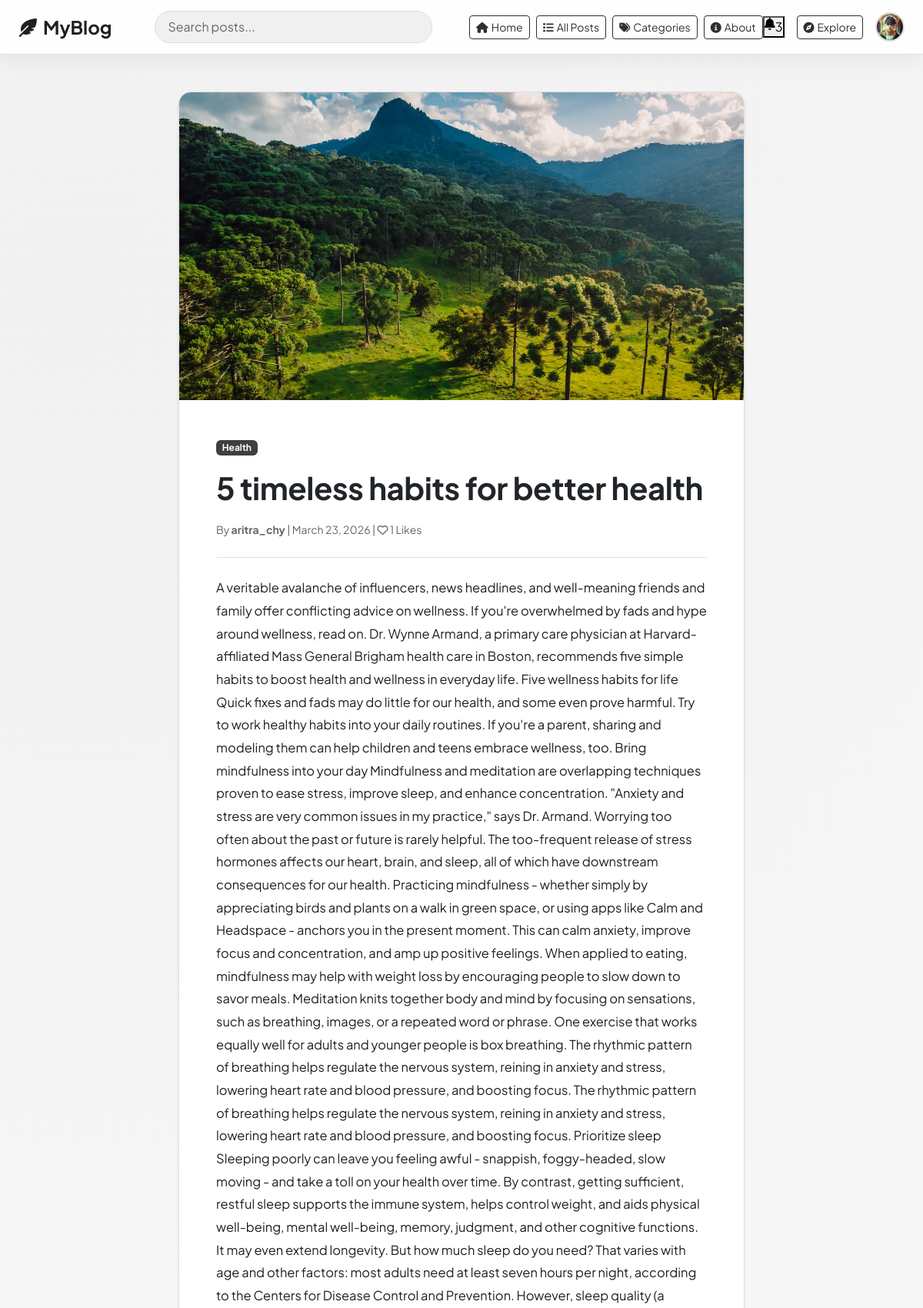
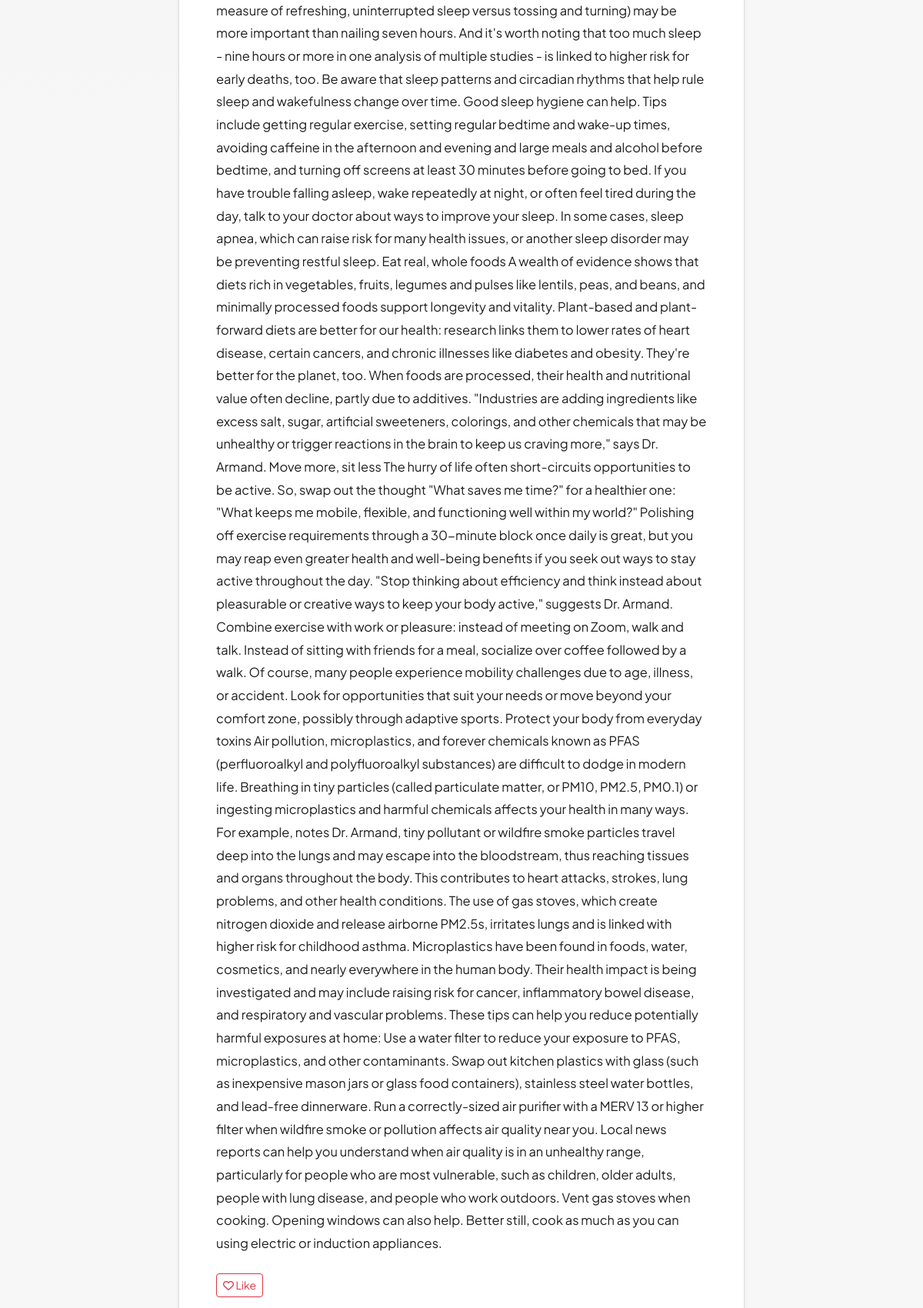
Page /post/1/ (signed in, upper part) on the committed database (2 pictures, top to bottom).
### blog/models.py (models this page shows, shortened)
class Profile(models.Model):
    user = models.OneToOneField(User, on_delete=models.CASCADE)
    bio = models.TextField(blank=True)
    profile_pic = models.ImageField(upload_to='profiles/')

class Post(models.Model):
    title = models.CharField(max_length=200)
    content = models.TextField()
    author = models.ForeignKey(User, on_delete=models.CASCADE)
    category = models.ForeignKey(Category, on_delete=models.SET_NULL, null=True, blank=True)
    image = models.ImageField(upload_to='posts/', null=True, blank=True)
    created_at = models.DateTimeField(auto_now_add=True)
    class Meta:
        ordering = ['-created_at']

class Category(models.Model):
    name = models.CharField(max_length=100, unique=True)
    slug = models.SlugField(unique=True)
    description = models.TextField(blank=True)
    class Meta:
        verbose_name_plural = "Categories"

### blog/views.py (the view)
# urls.py: path('post/<int:id>/', views.post_detail, name='post_detail'),
@never_cache
def post_detail(request, id):
    post = get_object_or_404(Post, id=id)
    comments = Comment.objects.filter(post=post)
    liked = False
    if request.user.is_authenticated:
        liked = Like.objects.filter(post=post, user=request.user).exists()
    if request.method == 'POST':
        if request.user.is_authenticated:
            content = request.POST.get('content')
            Comment.objects.create(post=post, author=request.user, content=content)
            return redirect('post_detail', id=id)
    return render(request, 'post_details.html', {
        'post': post,
        'comments': comments,
        'liked': liked
    })

### blog/context_processors.py (called while the page is built)
def navbar_profile(request):
    if not request.user.is_authenticated:
        return {"navbar_profile": None}
    profile = Profile.objects.filter(user=request.user).first()
    return {"navbar_profile": profile}

### blog/templates/post_details.html (shortened to what this page needs)
{% extends 'base.html' %}
{% block content %}
<div class="container py-5">
    <div class="row">
        <div class="col-md-8 mx-auto">
            <article class="card border-0 shadow-sm rounded-lg mb-4 overflow-hidden">
                {% if post.image %}
                <img src="{{ post.image.url }}" alt="{{ post.title }}" style="width: 100%; height: 400px; object-fit: cover;">
                {% else %}
                <div style="background: linear-gradient(135deg, #3f3f3f 0%, #8c8c8c 100%); height: 300px;"></div>
                {% endif %}
                <div class="card-body p-5">
                    <div class="mb-3">
                        {% if post.category %}
                        <span class="badge bg-info" style="background-color: #3f3f3f !important;">{{ post.category.name }}</span>
                        {% endif %}
                    </div>
                    <h1 class="card-title post-title fw-bold mb-3">{{ post.title }}</h1>
                    <div class="text-muted mb-4 pb-4 border-bottom">
                        <small>
                            By <strong>{{ post.author.username }}</strong> |
                            {{ post.created_at|date:"F d, Y" }} |
                            <i class="far fa-heart"></i> {{ post.like_set.count }} Likes
                        </small>
                    </div>
                    <div class="post-content mb-4">
                        <p>{{ post.content }}</p>
                    </div>
                    {% if user.is_authenticated %}
                    <div class="mb-4">
                        <a href="/like/{{ post.id }}/" class="btn btn-outline-danger btn-sm">
                            {% if liked %}
                            <i class="fas fa-heart"></i> Unlike
                            {% else %}
                            <i class="far fa-heart"></i> Like
                            {% endif %}
                        </a>
                    </div>
                    {% endif %}
                </div>
            </article>
        </div>
    </div>
</div>
{% endblock %}

### blog/templates/base.html (shortened to what this page needs)
<!DOCTYPE html>
<html>
<head>
    <link href="https://cdn.jsdelivr.net/npm/bootstrap@5.3.0/dist/css/bootstrap.min.css" rel="stylesheet">
    <link rel="stylesheet" href="https://cdnjs.cloudflare.com/ajax/libs/font-awesome/6.4.0/css/all.min.css">
</head>
<body>
<nav class="navbar">
    <div class="container-fluid px-4">
        <div class="d-flex align-items-center w-100">
            <a class="navbar-brand" href="/">
                <i class="fas fa-feather-alt me-2"></i>MyBlog
            </a>
            <div class="navbar-search d-none d-lg-block">
                <input class="form-control" type="search" placeholder="Search posts..." aria-label="Search">
            </div>
            <div class="d-none d-lg-flex gap-2 ms-4">
                <a href="/" class="btn btn-sm btn-outline-primary">
                    <i class="fas fa-home me-1"></i>Home
                </a>
                <a href="{% url 'all_posts' %}" class="btn btn-sm btn-outline-primary">
                    <i class="fas fa-list me-1"></i>All Posts
                </a>
                <a href="{% url 'categories' %}" class="btn btn-sm btn-outline-primary">
                    <i class="fas fa-tags me-1"></i>Categories
                </a>
                <a href="{% url 'about' %}" class="btn btn-sm btn-outline-primary">
                    <i class="fas fa-info-circle me-1"></i>About
                </a>
            </div>
            <div class="ms-auto d-flex align-items-center gap-3">
                <button class="icon-btn d-none d-md-flex" type="button" title="Notifications">
                    <i class="fas fa-bell"></i>
                    <span class="notification-badge">3</span>
                </button>
                <a href="/" class="btn btn-sm btn-outline-primary d-none d-md-inline-block">
                    <i class="fas fa-compass me-1"></i>Explore
                </a>
                {% if user.is_authenticated %}
                    <div class="dropdown">
                        <button class="btn dropdown-toggle navbar-avatar-btn" type="button" data-bs-toggle="dropdown" aria-expanded="false" aria-label="Open profile menu">
                            {% if navbar_profile and navbar_profile.profile_pic %}
                                <img src="{{ navbar_profile.profile_pic.url }}" alt="{{ user.username }} avatar" class="navbar-avatar-img">
                            {% else %}
                                <i class="fas fa-user"></i>
                            {% endif %}
                        </button>
                    </div>
                {% else %}
                    <a href="/login/" class="btn btn-sm btn-primary">Login</a>
                    <a href="/register/" class="btn btn-sm btn-outline-primary">Register</a>
                {% endif %}
            </div>
        </div>
    </div>
</nav>
<div class="main-content">
    {% block content %}
    {% endblock %}
</div>
</body>
</html>

### blog/templates/base.html (style rules this page uses)
:root { --bg: #f7f7f7; --surface: #ffffff; --surface-soft: #f0f0f0; --text: #1f1f1f; --muted: #666666; --primary: #2f2f2f; --primary-soft: #ebebeb; --border: #dddddd; --shadow: 0 10px 30px rgba(0, 0, 0, 0.08); }
* { margin: 0; padding: 0; box-sizing: border-box; }
body { display: flex; flex-direction: column; min-height: 100vh; background: radial-gradient(circle at 8% 8%, #f1f1f1 0%, transparent 36%), radial-gradient(circle at 90% 0%, #f5f5f5 0%, transparent 30%), var(--bg); color: var(--text); font-family: 'Plus Jakarta Sans', sans-serif; }
h1, h2, h3, h4, h5 { font-family: 'Plus Jakarta Sans', sans-serif; letter-spacing: 0; }
.post-title { font-family: 'Plus Jakarta Sans', sans-serif; font-weight: 700; letter-spacing: -0.01em; line-height: 1.3; }
.post-content { font-family: 'Plus Jakarta Sans', sans-serif; font-size: 1.03rem; line-height: 1.8; color: var(--text); }
.navbar { background: rgba(255, 255, 255, 0.9); border-bottom: 1px solid var(--border); box-shadow: 0 8px 28px rgba(0, 0, 0, 0.06); backdrop-filter: blur(8px); padding: 0.75rem 0 !important; }
.navbar-brand { font-weight: 700; font-size: 1.5rem; margin-right: 2rem !important; color: var(--text) !important; }
.navbar-search { flex-grow: 1; max-width: 400px; margin: 0 1.5rem; }
.navbar-search .form-control { background: var(--surface-soft); border: 1px solid var(--border); color: var(--text); border-radius: 20px; padding: 0.5rem 1rem; }
.navbar-search .form-control::placeholder { color: var(--muted); }
.navbar-avatar-btn { width: 38px; height: 38px; border-radius: 50%; border: 2px solid var(--border); background: var(--surface-soft); padding: 0; display: inline-flex; align-items: center; justify-content: center; overflow: hidden; transition: transform 0.2s ease, border-color 0.2s ease; }
.navbar-avatar-btn::after { display: none !important; }
.navbar-avatar-img { width: 100%; height: 100%; object-fit: cover; }
.main-content { flex: 1; }
.card { border-radius: 1rem !important; border: 1px solid var(--border) !important; box-shadow: var(--shadow); background: var(--surface); }
.text-muted { color: var(--muted) !important; }
.btn-outline-primary { color: var(--primary); border-color: var(--primary); }
.badge.bg-info { background-color: #4a4a4a !important; }

### rows in the picture
Profile: profile_pic (picture)
Post: image (picture), category.name "Health", title "5 timeless habits for better health", author.username "aritra_chy", created_at "March 23, 2026", like_set.count "1", content "A veritable avalanche of influencers, news headlines, and well-meaning friends and family offer conflicting advice on wellness. If you're overwhelmed by fads and hype around wellness, read on. Dr. Wynne Armand, a primary care physician at Harvard-affiliated Mass General Brigham health care in Boston, recommends five simple habits to boost health and wellness in everyday life. Five wellness habits for life Quick fixes and fads may do little for our health, and some even prove harmful. Try to work healthy habits into your daily routines. If you're a parent, sharing and modeling them can help children and teens embrace wellness, too. Bring mindfulness into your day Mindfulness and meditation…"
